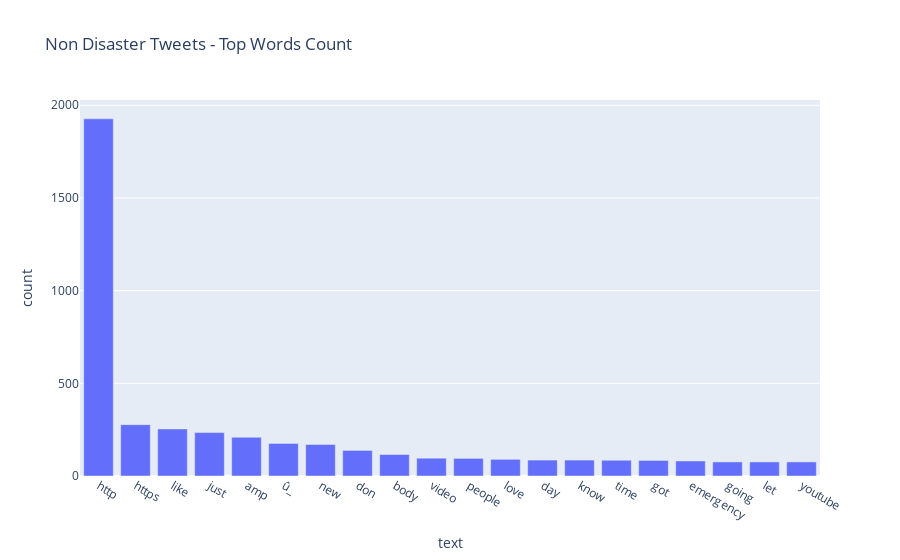

Notebook code for this chart:
### Code cell
df2 = pd.DataFrame(non_disaster_tweets_counter,
                   columns = ['text' , 'count'])

fig = px.bar(df2[:20],
             x='text',
             y='count',
             title="Non Disaster Tweets - Top Words Count")
fig.show()

### Figure 1 — Plotly figure (JSON) as saved in the notebook; plotly's stock layout.template omitted (floating-point values rounded to 4 significant figures)
{"data": [{"alignmentgroup": "True", "hovertemplate": "text=%{x}<br>count=%{y}<extra></extra>", "legendgroup": "", "marker": {"color": "#636efa"}, "name": "", "offsetgroup": "", "orientation": "v", "showlegend": false, "textposition": "auto", "type": "bar", "x": ["http", "https", "like", "just", "amp", "û_", "new", "don", "body", "video", "people", "love", "day", "know", "time", "got", "emergency", "going", "let", "youtube"], "xaxis": "x", "y": [1927, 277, 254, 234, 209, 176, 170, 138, 116, 96, 95, 90, 86, 86, 85, 84, 81, 76, 76, 76], "yaxis": "y"}], "layout": {"barmode": "relative", "legend": {"tracegroupgap": 0}, "title": {"text": "Non Disaster Tweets - Top Words Count"}, "xaxis": {"anchor": "y", "domain": [0, 1], "title": {"text": "text"}}, "yaxis": {"anchor": "x", "domain": [0, 1], "title": {"text": "count"}}}}
